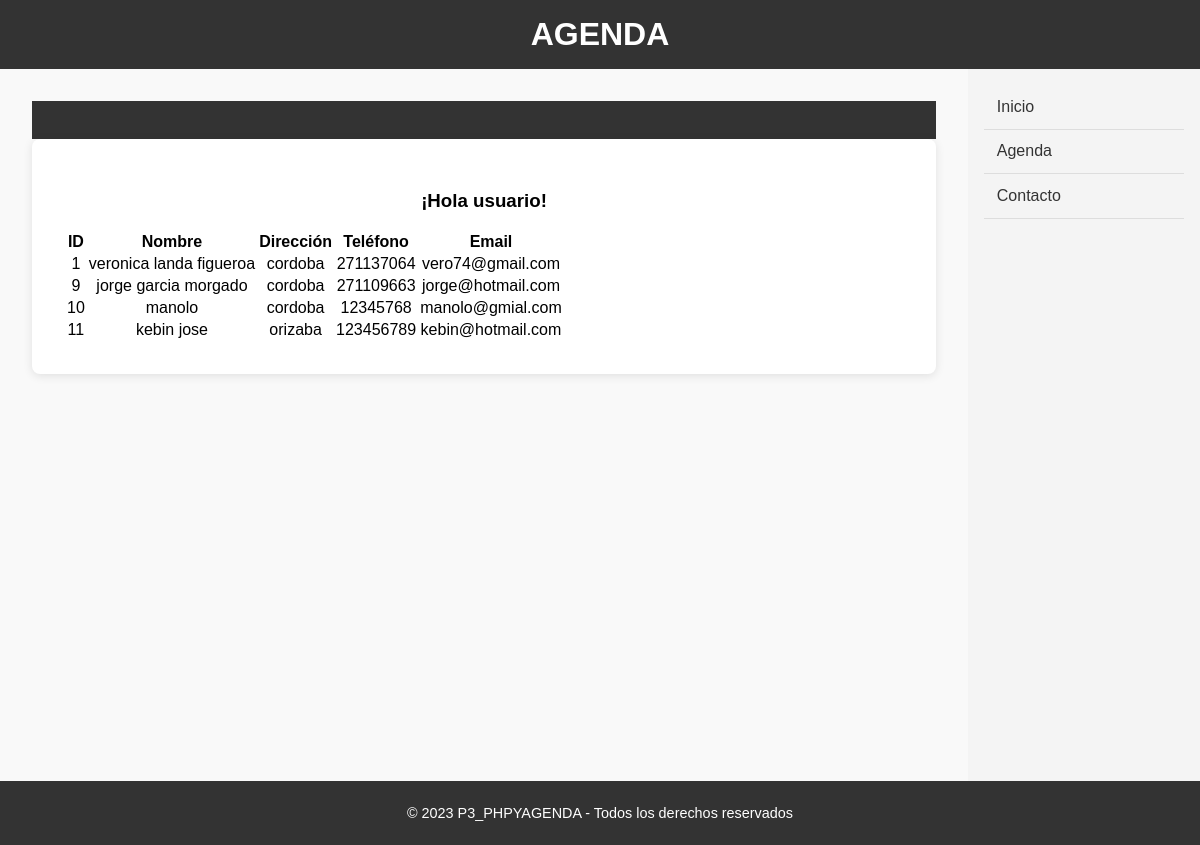
The page /P3_phpYagenda/v/3inicioUser.php on the database its author committed.
### tables this page shows
CREATE TABLE `contactos` (
  `id` int(11) NOT NULL,
  `nombre` varchar(100) NOT NULL,
  `direccion` varchar(50) NOT NULL,
  `telefono` int(11) NOT NULL,
  `email` varchar(100) NOT NULL,
  `id_usuario` int(11) NOT NULL
);

### P3_phpYagenda/m/Contacto.php (called while the page is built, shortened)
<?php
include_once("AccesoDatos.php");
class Contacto {
    public static function obtenerTodos() {
        $bd = new AccesoDatos();
        $bd->conectar();
        $sql = "SELECT * FROM contactos";
        $resultado = $bd->ejecutarConsulta($sql);
        return $resultado;
    }
}
?>

### P3_phpYagenda/m/AccesoDatos.php (called while the page is built, shortened)
<?php
class AccesoDatos {
    private $conexion;
    public function conectar() {
        $this->conexion = new PDO("mysql:host=localhost;dbname=agenda;charset=utf8", "root", "");
        $this->conexion->setAttribute(PDO::ATTR_ERRMODE, PDO::ERRMODE_EXCEPTION);
    }
    public function desconectar() {
        $this->conexion = null;
    }
    public function ejecutarConsulta($consulta) {
        $resultado = $this->conexion->query($consulta);
        return $resultado->fetchAll(PDO::FETCH_ASSOC);
    }
}
?>

### P3_phpYagenda/c/ControladorContacto.php (called while the page is built, shortened)
<?php
include_once("../m/Contacto.php");
$contactos = Contacto::obtenerTodos();
?>

### P3_phpYagenda/v/3inicioUser.php (the view, shortened to what this page needs)
<!DOCTYPE html>
<html lang="es">
<head>
    <link rel="stylesheet" href="/P3_phpYagenda/estilos/estiloInicio.css">
    <link rel="stylesheet" href="/P3_phpYagenda/estilos/estiloEncabezado.css">
    <link rel="stylesheet" href="/P3_phpYagenda/estilos/estiloAside.css">
    <link rel="stylesheet" href="/P3_phpYagenda/estilos/estiloPie.css">
</head>
<body>
    <div class="contenedor-principal">
        <div class="contenido-principal">
            <div class="div-arriba">
            </div>
            <section class="seccion-contenido">
                <h3>¡Hola usuario!</h3>
                <?php
                include('../c/ControladorContacto.php');
                if (isset($contactos) && !empty($contactos)): ?>
                    <table>
                        <thead>
                            <tr>
                                <th>ID</th>
                                <th>Nombre</th>
                                <th>Dirección</th>
                                <th>Teléfono</th>
                                <th>Email</th>
                            </tr>
                        </thead>
                        <tbody>
                            <?php foreach ($contactos as $contacto): ?>
                                <tr>
                                    <td><?= htmlspecialchars($contacto['id']) ?></td>
                                    <td><?= htmlspecialchars($contacto['nombre']) ?></td>
                                    <td><?= htmlspecialchars($contacto['direccion']) ?></td>
                                    <td><?= htmlspecialchars($contacto['telefono']) ?></td>
                                    <td><?= htmlspecialchars($contacto['email']) ?></td>
                                </tr>
                            <?php endforeach; ?>
                        </tbody>
                    </table>
                <?php else: ?>
                    <p>No tienes contactos registrados.</p>
                <?php endif; ?>
            </section>
        </div>
    </div>
</body>
</html>

### P3_phpYagenda/estilos/estiloInicio.css (style rules this page uses)
body { font-family: 'Arial', sans-serif; margin: 0; padding: 0; display: flex; flex-direction: column; min-height: 100vh; }
.contenedor-principal { display: flex; flex: 1; }
.contenido-principal { flex: 1; padding: 2rem; background-color: #f9f9f9; text-align: center; }
.seccion-contenido { background-color: white; padding: 2rem; border-radius: 8px; box-shadow: 0 2px 10px rgba(0,0,0,0.1); text-align: center; }
.div-arriba { background-color: #333; padding: 10px 15px; }

### P3_phpYagenda/estilos/estiloEncabezado.css (style rules this page uses)
.encabezado { background-color: #333; color: white; padding: 1rem; text-align: center; }
.encabezado h1 { margin: 0; font-size: 2rem; }

### P3_phpYagenda/estilos/estiloAside.css (style rules this page uses)
.barra-lateral { width: 200px; background-color: #f4f4f4; padding: 1rem; min-height: calc(100vh - 120px); order: 2; margin-left: auto; }
.barra-lateral nav ul { list-style: none; padding: 0; margin: 0; }
.barra-lateral nav ul li a { display: block; padding: 0.8rem; color: #333; text-decoration: none; border-bottom: 1px solid #ddd; transition: all 0.3s ease; }

### P3_phpYagenda/estilos/estiloPie.css (style rules this page uses)
.pie-pagina { background-color: #333; color: white; text-align: center; padding: 1.5rem; margin-top: auto; }
.pie-pagina p { margin: 0; font-size: 0.9rem; }

### rows shown on the page
contactos: id "1", nombre "veronica landa figueroa", direccion "cordoba", telefono "271137064", email "vero74@gmail.com"
contactos: id "9", nombre "jorge garcia morgado", direccion "cordoba", telefono "271109663", email "jorge@hotmail.com"
contactos: id "10", nombre "manolo", direccion "cordoba", telefono "12345768", email "manolo@gmial.com"
contactos: id "11", nombre "kebin jose", direccion "orizaba", telefono "123456789", email "kebin@hotmail.com"
